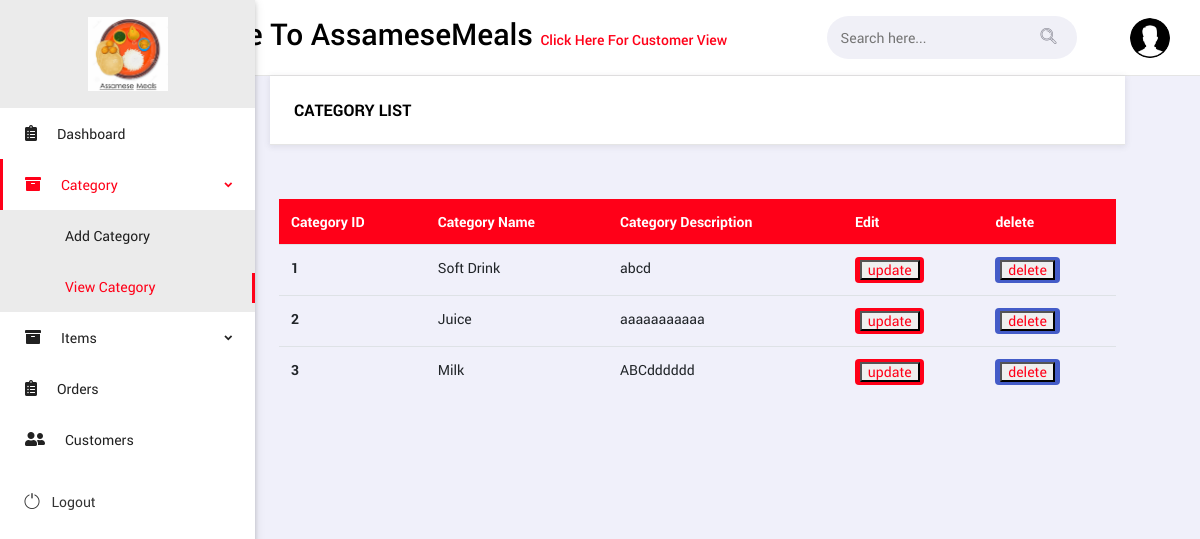
Page /admin/view_category.php (signed in) on the committed database.
### tables this page shows
CREATE TABLE `category` (
  `cat_id` int(5) NOT NULL,
  `cat_name` varchar(25) NOT NULL,
  `cat_description` varchar(100) NOT NULL
);

### admin/view_category.php (the view, shortened to what this page needs)
<?php
include "navbar.php";
$view_category = mysqli_query($con, "SELECT * FROM `category`");
?>
<!DOCTYPE html>
<body>
    <main class="body-content">
        <div class="col-12">
            <div class="ms-panel">
                <div class="ms-panel-header">
                    <h6> Category List</h6>
                </div>
            </div>
        </div>
        <div class="ms-panel-body">
            <div class="table-responsive">
                <table class="table table-hover thead-primary">
                    <thead>
                        <tr>
                            <th scope="col">Category ID</th>
                            <th scope="col">Category Name</th>
                            <th scope="col">Category Description</th>
                            <th scope="col">Edit</th>
                            <th scope="col">delete</th>
                        </tr>
                    </thead>
                    <tbody>
                        <?php
                        while ($row = mysqli_fetch_array($view_category)) {
                        ?>
                            <tr>
                                <th scope="row"><?php echo $row["cat_id"]; ?></th>
                                <td><?php echo $row["cat_name"]; ?></td>
                                <td> <?php echo $row["cat_description"]; ?></td>
                                <td><span class="badge badge-primary"><button><a href="update_category.php?id=<?php echo $row["cat_id"]; ?>"> update</a></button></span></td>
                                <td><span class="badge badge-secondary"><button><a href="delete_category.php?id=<?php echo $row["cat_id"]; ?>"> delete</a></button></span></td>
                            </tr>
                        <?php
                        }
                        ?>
                    </tbody>
                </table>
            </div>
        </div>
    </main>
</body>
</html>

### rows in the picture
category: cat_id "1", cat_name "Soft Drink", cat_description "abcd"
category: cat_id "2", cat_name "Juice", cat_description "aaaaaaaaaaa"
category: cat_id "3", cat_name "Milk", cat_description "ABCdddddd"
